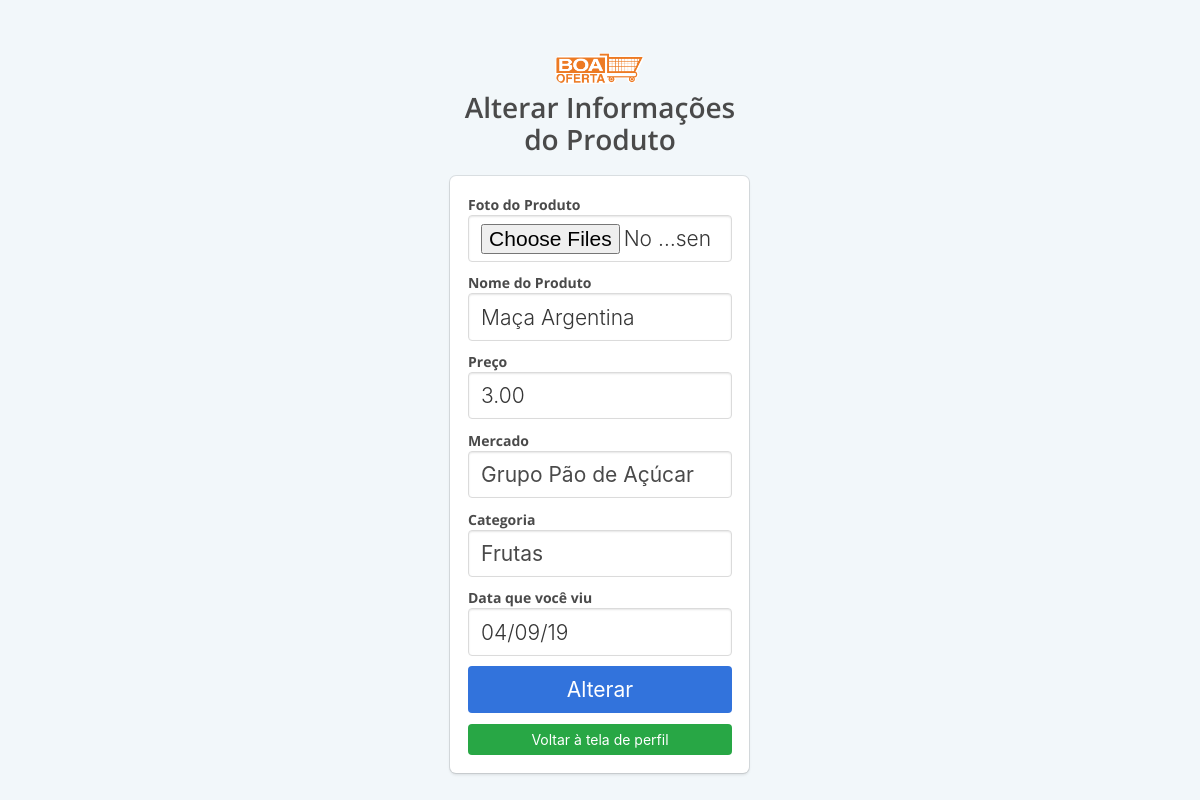
The app's page /view/alterarProduto.php?id=1 (signed in), older data.
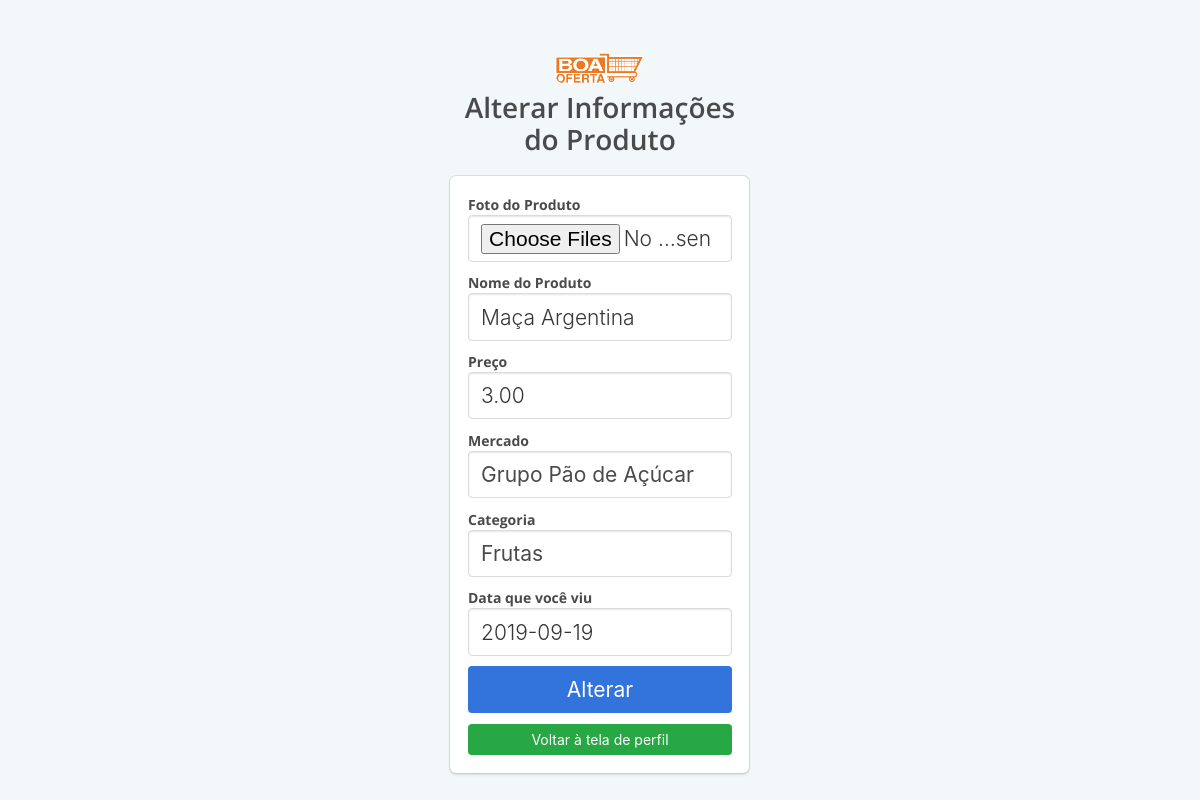
The same page, newer data.
### tables this page shows
CREATE TABLE produtos (
id_produto int PRIMARY KEY NOT NULL AUTO_INCREMENT,
fk_cpf varchar(14),
fk_id_mercado int,
fk_id_categoria int,
foto_produto varchar(150),
nome_produto varchar(50),
data_cadastro varchar(10),
data_visu date,
preco varchar(25),
descricao varchar(50),
curtida varchar(5),
descurtida varchar(5),
CONSTRAINT fk_produto_cpf FOREIGN KEY(fk_cpf) REFERENCES usuarios (cpf),
CONSTRAINT fk_produto_id_mercado FOREIGN KEY(fk_id_mercado) REFERENCES mercados (id_mercado),
CONSTRAINT fk_produto_id_categoria FOREIGN KEY(fk_id_categoria) REFERENCES categorias (id_categoria)
);

CREATE TABLE mercados (
id_mercado int PRIMARY KEY NOT NULL AUTO_INCREMENT,
nome_mercado varchar(150)
);

CREATE TABLE categorias (
id_categoria int PRIMARY KEY NOT NULL AUTO_INCREMENT,
nome_categoria varchar(50),
foto_categoria varchar(150)
);

### view/alterarProduto.php (the view, shortened to what the changed rows need)
<?php
require_once("../class/conexao.php");
?>
<!DOCTYPE html>
<html>
<head>
    <link rel="stylesheet" href="../css/bulma.min.css" />
    <link rel="stylesheet" type="text/css" href="../css/estilo.css">
</head>
<body>
    <section class="hero is-success is-fullheight">
        <div class="hero-body">
            <div class="container has-text-centered">
                <div class="column is-4 is-offset-4">
                    <?php
                    $result_produto = "SELECT id_produto, fk_cpf, fk_id_mercado ,fk_id_categoria, foto_produto, nome_produto, data_cadastro, data_visu, preco, curtida, descurtida from produtos, usuarios where fk_cpf = cpf and email = '$_SESSION[usuario]' and id_produto = $_GET[id]";
                    $resultado_produto = mysqli_query($conexao, $result_produto);
                    while($row_produto = mysqli_fetch_assoc($resultado_produto)){
                    ?>
                    <div class="box">
                        <form action="../backend/infoProduto.php?id=<?php echo($_GET['id']) ?>" method="POST" enctype="multipart/form-data" autocomplete="off">
                            <div class="field">
                                <div class="control">
                                    <label id="labelCadastro">Foto do Produto</label>
                                    <input type="file" name="foto_produto" class="input is-large"  accept="image/*" multiple />
                                </div>
                            </div>
                            <div class="field">
                                <div class="control">
                                    <label id="labelCadastro">Nome do Produto</label>
                                    <input name="nome_produto" type="text" class="input is-large" value="<?php echo $row_produto['nome_produto']; ?>">
                                </div>
                            </div>
                            <div class="field">
                                <div class="control">
                                    <label id="labelCadastro">Preço</label>
                                    <input name="preco" type="text" type="number" class="input is-large" value="<?php echo $row_produto['preco']; ?>">
                                </div>
                            </div>
                            <div class="field">
                                <div class="control">
                                    <label id="labelCadastro">Mercado</label>
                                    <select class="input is-large" name="mercado" style="color: rgb(74, 74, 74);">
                                            <?php
                                            $sql = "SELECT nome_mercado FROM mercados, produtos WHERE fk_id_mercado = id_mercado AND fk_id_mercado = $row_produto[fk_id_mercado];";
                                            $resultado = $conexao->query($sql) OR trigger_error($conexao->error, E_USER_ERROR);
                                            $consulta = $resultado->fetch_object();
                                            echo '<option value="'.$row_produto['fk_id_mercado'].'">'.$consulta->nome_mercado.'</option>';
                                            ?>
                                    </select>
                                </div>
                            </div>
                            <div class="field">
                                <div class="control">
                                    <label id="labelCadastro">Categoria</label>
                                    <select class="input is-large" name="categoria" style="color: rgb(74, 74, 74);">
                                            <?php
                                            $sql = "SELECT nome_categoria FROM categorias, produtos WHERE fk_id_categoria = id_categoria AND fk_id_categoria = $row_produto[fk_id_categoria];";
                                            $resultado = $conexao->query($sql) OR trigger_error($conexao->error, E_USER_ERROR);
                                            $consulta = $resultado->fetch_object();
                                            echo '<option value="'.$row_produto['fk_id_categoria'].'">'.$consulta->nome_categoria.'</option>';
                                            ?>
                                    </select>
                                </div>
                            </div>
                            <div class="field">
                                <div class="control">
                                    <label id="labelCadastro">Data que você viu</label>
                                    <input name="data_visu" class="input is-large" type="text" value="<?php echo $row_produto['data_visu']; ?>">
                                </div>
                            </div>
                            <button type="submit" class="button is-block is-link is-large is-fullwidth">Alterar</button>
                        </form>
                        <a href="seuPerfil.php">
                            <button class="button is-block is-link is-fullwidth" style="margin-top: 4%; background-color: #28a745;">Voltar à tela de perfil</button>
                        </a>
                            <?php }
                            ?>
                    </div>
                </div>
            </div>
        </div>
    </section>
</body>
</html>

Row changes from the older to the newer data that the page shows:
changed produtos "Maça Argentina": data_visu "04/09/19" → "2019-09-19"
